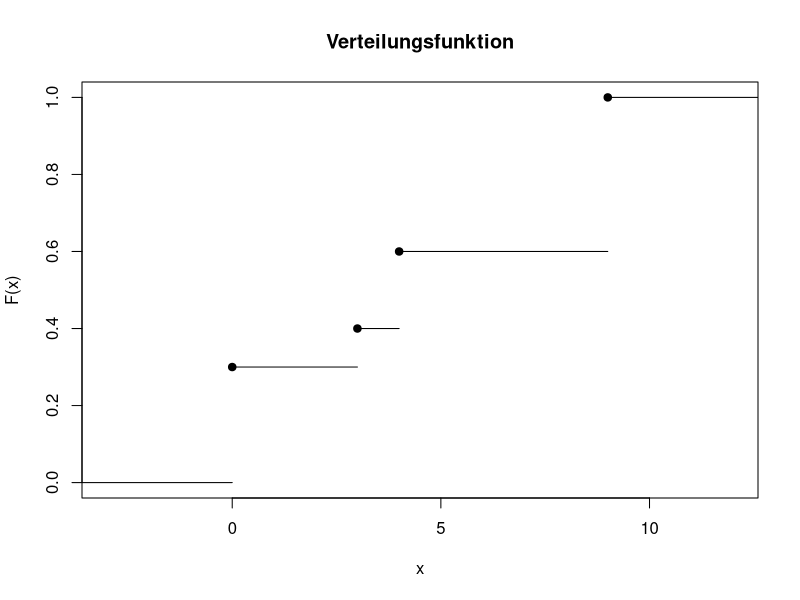
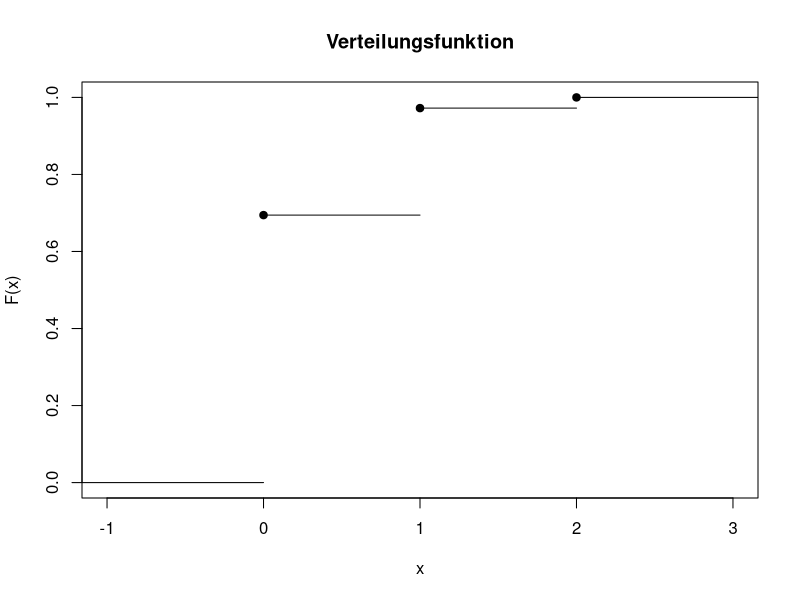
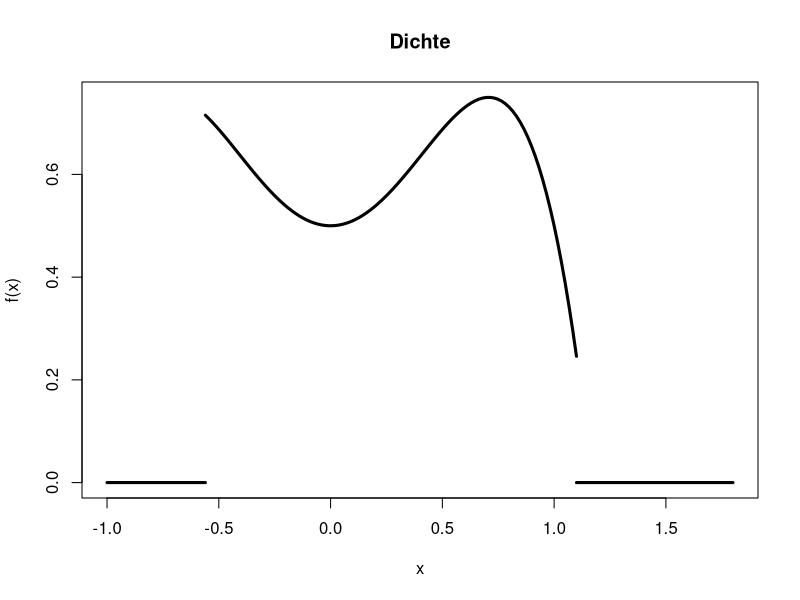
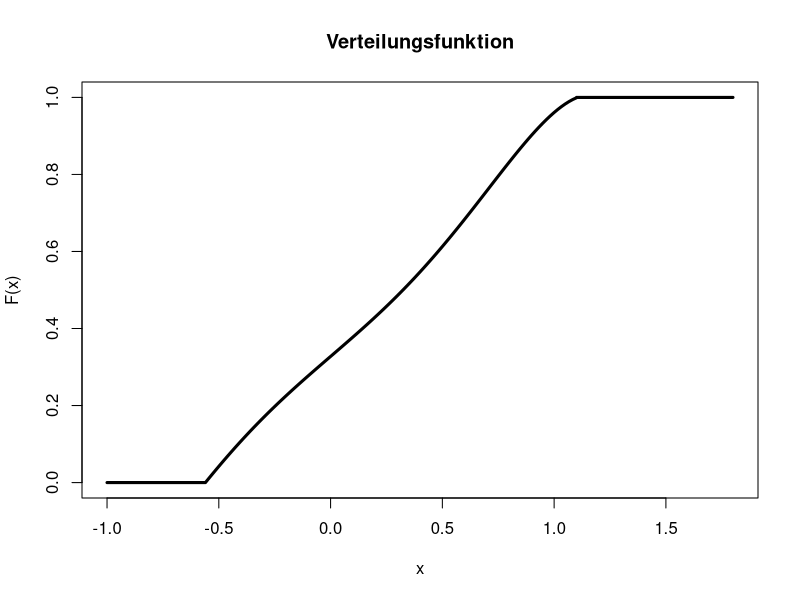
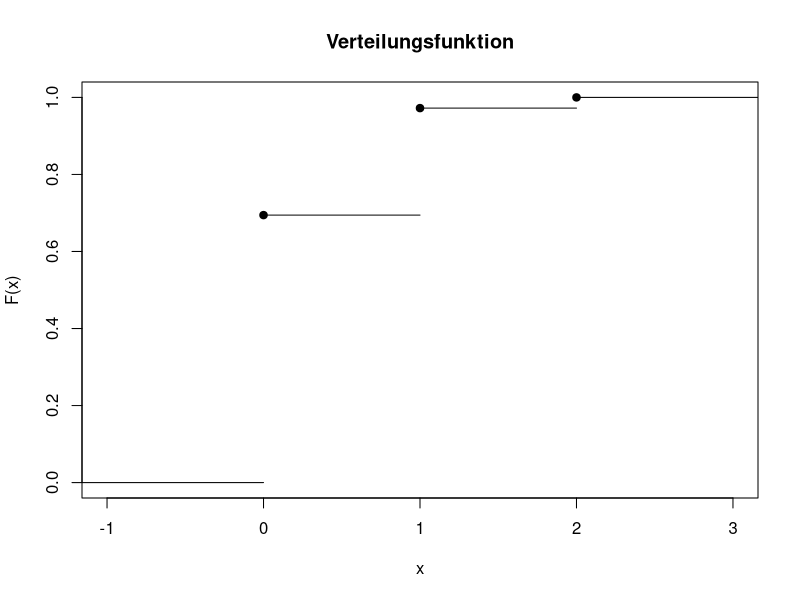
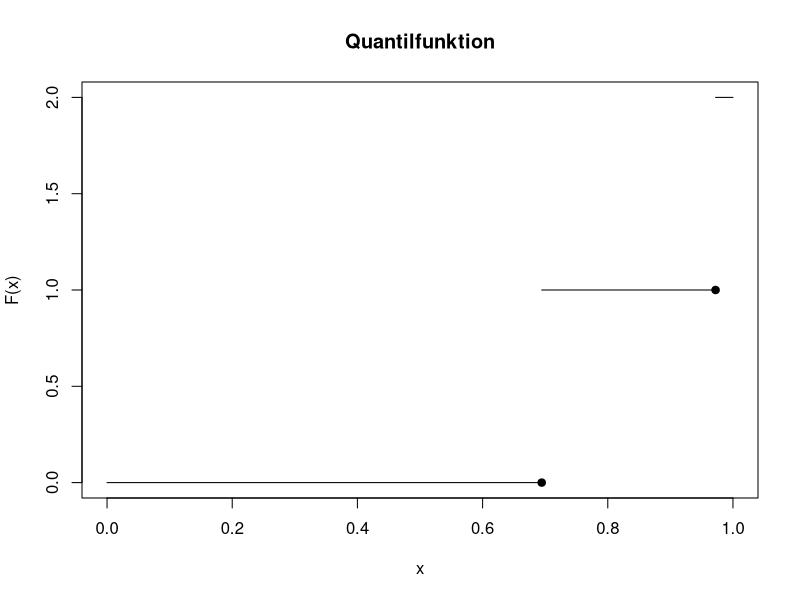

Generate these figures, in order, with R:
## ---- chunk 1
x <- c(0,3,4,9)
y <- c(0,0.3,0.4,0.6,1)
plot(stepfun(x,y),
     verticals=FALSE, 
     pch=19,
     xlab="x",
     ylab="F(x)",
     main="Verteilungsfunktion")
## ---- chunk 2
x <- c(0,1,2)
y <- c(0,25/36,35/36,1)
plot(stepfun(x,y),
     verticals=FALSE, 
     pch=19,
     xlab="x",
     ylab="F(x)",
     main="Verteilungsfunktion")
## ---- chunk 3
x <- c(-1,-0.56,NA,seq(-0.56,1.1,length=100),NA,1.1,1.8)
f <- 0.5-x^4+x^2
f[c(1,2,105,106)] <- 0
plot(x,f,t="l",lwd=3,
     xlab="x",ylab="f(x)",main="Dichte")
## ---- chunk 4
x <- c(-1,-0.56,seq(-0.56,1.1,length=100),1.1,1.8)
f <- x^3/3-x^5/5+x/2+0.3275
f[c(1,2)] <- 0
f[c(103,104)] <- 1
plot(x,f,t="l",lwd=3,
     xlab="x",ylab="F(x)",main="Verteilungsfunktion")
## ---- chunk 5
x <- c(0,1,2)
y <- c(0,25/36,35/36,1)
plot(stepfun(x,y),
     verticals=FALSE, 
     pch=19,
     xlab="x",
     ylab="F(x)",
     main="Verteilungsfunktion")
## ---- chunk 6
p <- c(0,25/36,35/36,1)
Q <- c(0,1,2)
plot(p[1:2],Q[c(1,1)],
     t="l",
     xlab="x",
     ylab="F(x)",
     xlim=c(0,1),
     ylim=c(0,2),
     main="Quantilfunktion")
for(i in 2:length(Q)) lines(p[c(i,i+1)],Q[c(i,i)])
points(p[2:3],Q[1:2],pch=19)
